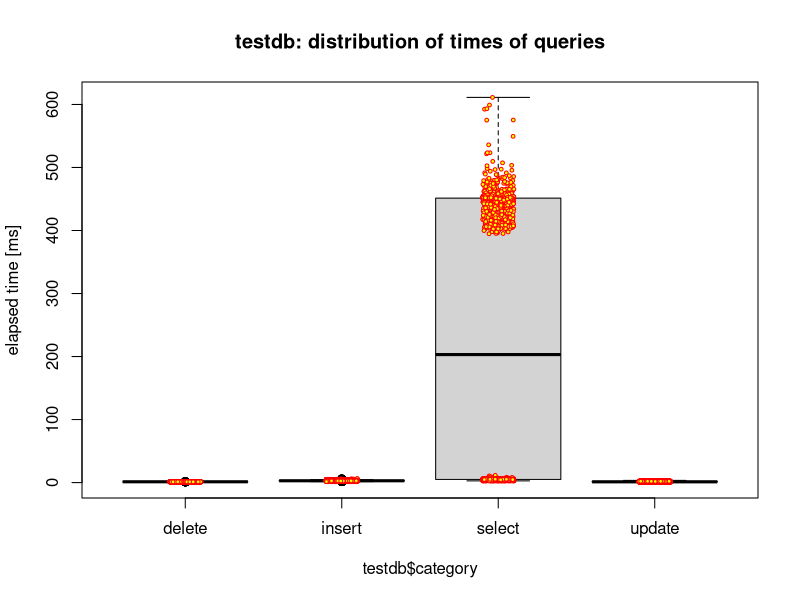
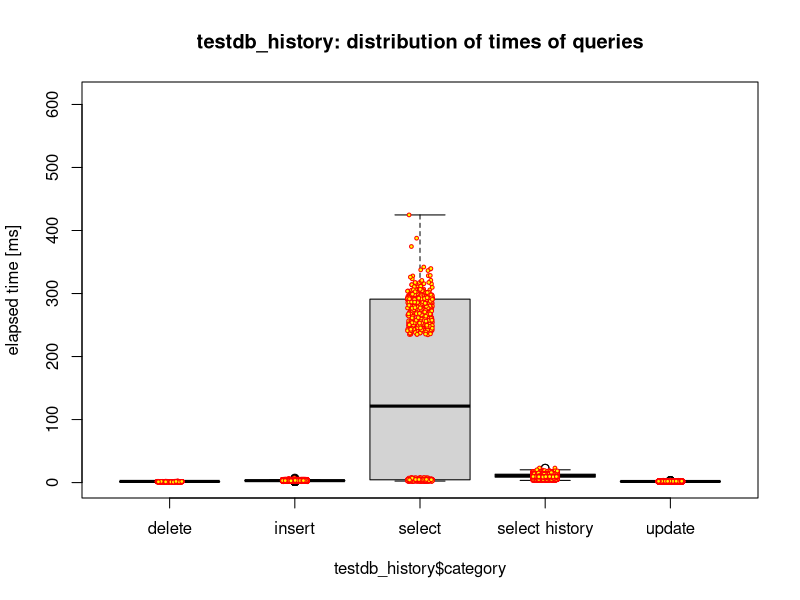
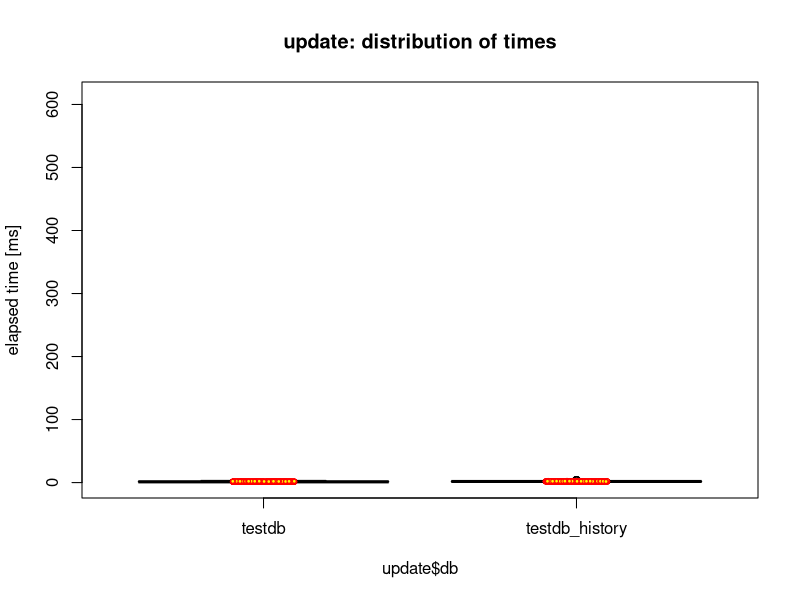
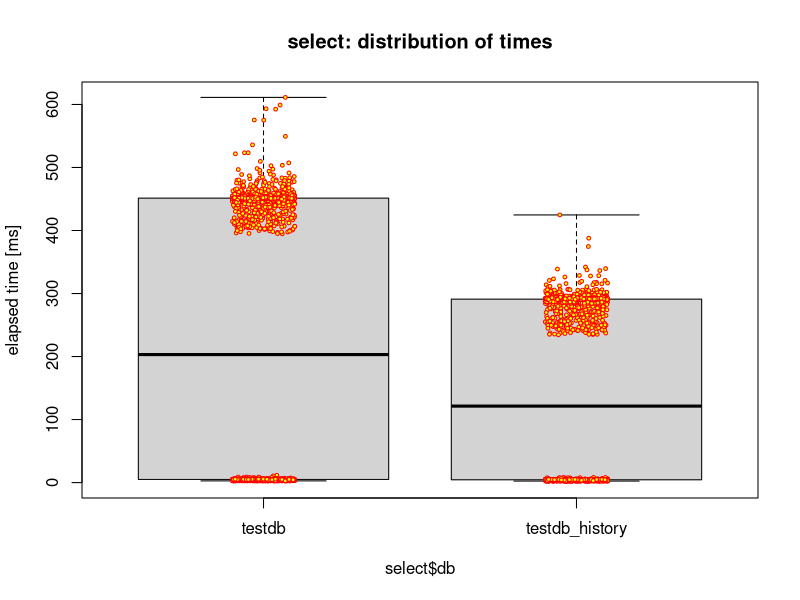
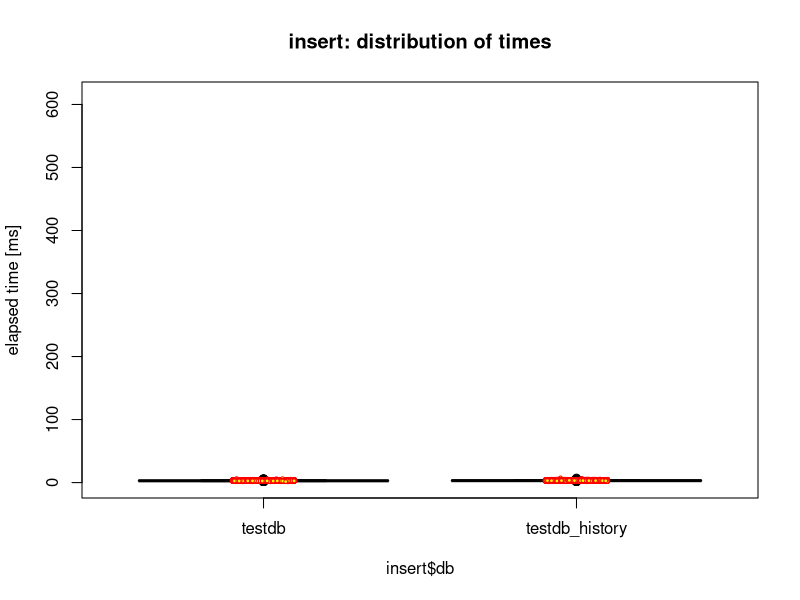
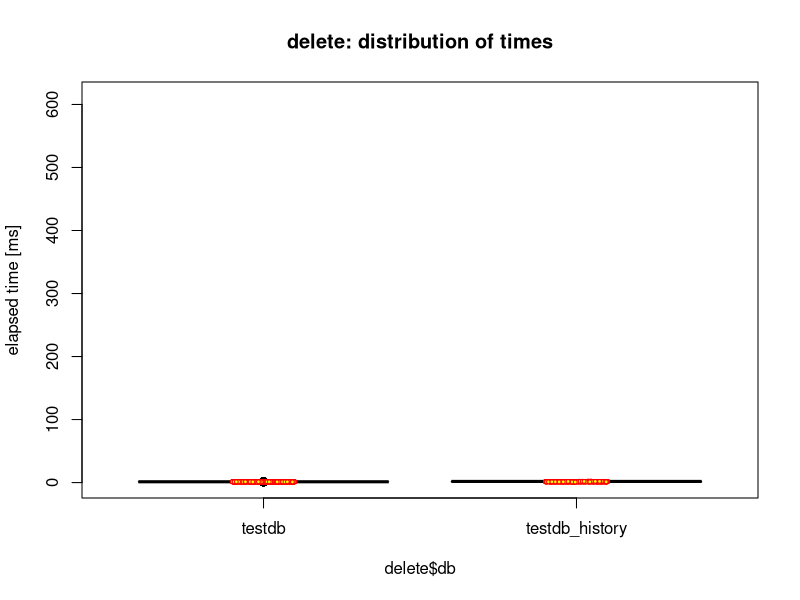
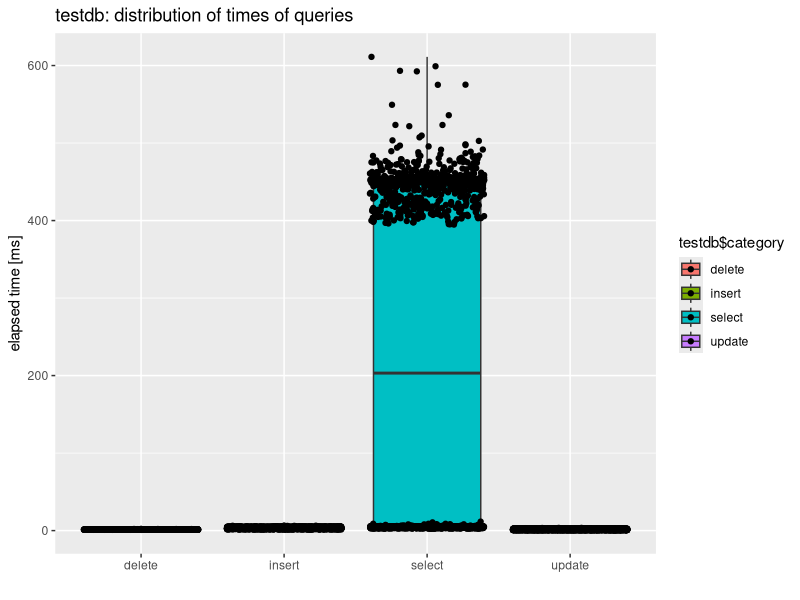
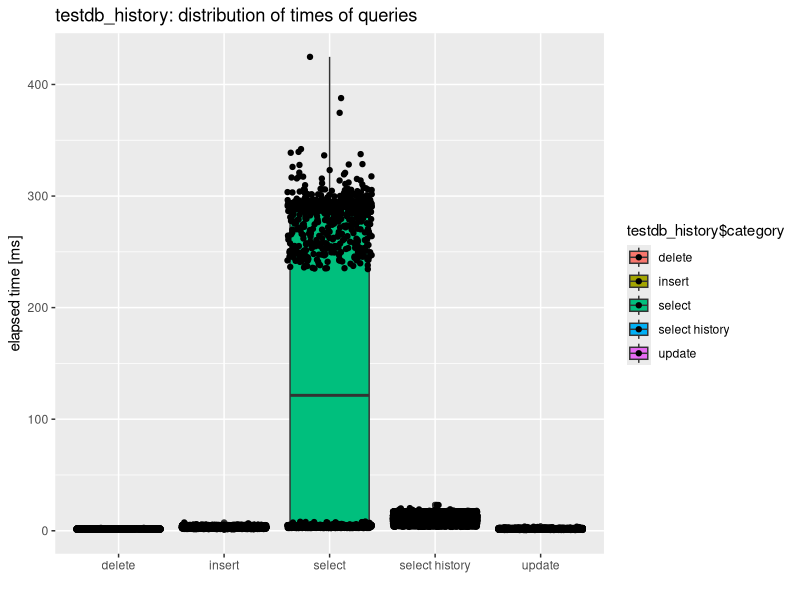

Write the R code that produced these figures, in order.
library("ggplot2")
setwd("C:/Users/windows_sucks/temporal_databases/testdb_tests/testdb_test_results")

test <- read.csv (file = "test_results_1000.csv", header = FALSE, sep = ",", dec = ".")
str(test)
table <- data.frame (db=test$V1, category=test$V2, query=test$V3, iteration=test$V4, time=test$V5)
table
table$category[ grepl("ts_", table$query) ] <- "select"

# by db
testdb <- table[table$db == "testdb", ]
testdb_history <- table[table$db == "testdb_history", ]
# without select history
testdb_history_exclude_select_history <- testdb_history[ testdb_history$category != "select history", ]

# by select
testdb_select <- testdb[testdb$category == "select", ]
mean (testdb_select$time)
testdb_history_select <- testdb_history[ testdb_history$category == "select", ]
mean (testdb_history_select$time)

select <- table[ table$category == "select", ]
# by select history
testdb_history_select_history <- testdb_history[ testdb_history$category == "select history", ]
mean (testdb_history_select_history$time)
# by insert
testdb_insert <- testdb[testdb$category == "insert", ]
mean (testdb_insert$time)
testdb_history_insert <- testdb_history[testdb_history$category == "insert", ]
mean (testdb_history_insert$time)

insert <- table[table$category == "insert", ]
# by update
testdb_update <- testdb[testdb$category == "update", ]
mean (testdb_update$time)
testdb_history_update <- testdb_history[testdb_history$category == "update", ]
mean (testdb_history_update$time)

update <- table[table$category == "update", ]
# by delete
testdb_delete <- testdb[testdb$category == "delete", ]
mean (testdb_delete$time)
testdb_history_delete <- testdb_history[testdb_history$category == "delete", ]
mean (testdb_history_delete$time)

delete <- table[table$category == "delete", ]
# nrow() je rovnaky

# avg
mean (testdb$time)
mean (testdb_history$time)
# rozpyl a smerodatna odchylka
rozptyl <- mean (testdb$time^2) - mean (testdb$time)^2
rozptyl
rozptyl_history <- mean (testdb_history$time^2) - mean (testdb_history$time)^2
rozptyl_history
smerodatna_odchylka <- sqrt (rozptyl)
smerodatna_odchylka
smerodatna_odchylka_history <- sqrt (rozptyl_history)
smerodatna_odchylka_history
#median
median(testdb$time)
median(testdb_history$time)


# elapsed time over query categories
boxplot(testdb$time ~ testdb$category, ylab='elapsed time [ms]', ylim = c(0, max(table$time)), main = "testdb: distribution of times of queries")
stripchart (testdb$time ~ testdb$category, vertical = TRUE, method = "jitter", pch = 21, col = "red", bg = "yellow", cex = 0.5, add = TRUE)

boxplot(testdb_history$time ~ testdb_history$category, ylab='elapsed time [ms]', ylim = c(0, max(table$time)), main = "testdb_history: distribution of times of queries")
stripchart (testdb_history$time ~ testdb_history$category, vertical = TRUE, method = "jitter", pch = 21, col = "red", bg = "yellow", cex = 0.5, add = TRUE)

# elapsed time over updates
boxplot(update$time ~ update$db, ylab='elapsed time [ms]', ylim = c(0, max(table$time)), main = "update: distribution of times")
stripchart (update$time ~ update$db, vertical = TRUE, method = "jitter", pch = 21, col = "red", bg = "yellow", cex = 0.5, add = TRUE)

# elapsed time over selects
boxplot(select$time ~ select$db, ylab='elapsed time [ms]', ylim = c(0, max(table$time)), main = "select: distribution of times")
stripchart (select$time ~ select$db, vertical = TRUE, method = "jitter", pch = 21, col = "red", bg = "yellow", cex = 0.5, add = TRUE)

# elapsed time over inserts
boxplot(insert$time ~ insert$db, ylab='elapsed time [ms]', ylim = c(0, max(table$time)), main = "insert: distribution of times")
stripchart (insert$time ~ insert$db, vertical = TRUE, method = "jitter", pch = 21, col = "red", bg = "yellow", cex = 0.5, add = TRUE)

# elapsed time over deletes
boxplot(delete$time ~ delete$db, ylab='elapsed time [ms]', ylim = c(0, max(table$time)), main = "delete: distribution of times")
stripchart (delete$time ~ delete$db, vertical = TRUE, method = "jitter", pch = 21, col = "red", bg = "yellow", cex = 0.5, add = TRUE)

########################################################################################################
# krajsie boxploty
qplot(testdb$category, testdb$time, data=testdb, geom=c("boxplot", "jitter"), 
      fill=testdb$category, main="testdb: distribution of times of queries",
      xlab="", ylab="elapsed time [ms]")

qplot(testdb_history$category, testdb_history$time, data=testdb_history, geom=c("boxplot", "jitter"), 
      fill=testdb_history$category, main="testdb_history: distribution of times of queries",
      xlab="", ylab="elapsed time [ms]")

# elapsed time over updates
qplot(update$db, update$time, data = update, ylab='elapsed time [ms]', main = "update: distribution of times", 
      geom=c("boxplot", "jitter"), fill=update$db)

# elapsed time over selects
qplot(select$db, select$time, data = select, ylab='elapsed time [ms]', main = "select: distribution of times", 
      geom=c("boxplot", "jitter"), fill=select$db)

# elapsed time over inserts
qplot(insert$db, insert$time, data = insert, ylab='elapsed time [ms]', main = "insert: distribution of times", 
      geom=c("boxplot", "jitter"), fill=insert$db)

# elapsed time over deletes
qplot(delete$db, delete$time, data = delete, ylab='elapsed time [ms]', main = "delete: distribution of times", 
      geom=c("boxplot", "jitter"), fill=delete$db)


# farebne histogramy

ggplot(data=testdb, aes(testdb$time)) + 
  geom_histogram( breaks=seq(min(table$time), max(table$time), by =0.5), 
                 col="red", 
                 aes(fill=..count..)) +
  scale_fill_gradient("Count", low = "green", high = "red")

ggplot(data=testdb_history, aes(testdb_history$time)) + 
  geom_histogram( breaks=seq(min(table$time), max(table$time), by =0.5), 
                  col="red", 
                  aes(fill=..count..)) +
  scale_fill_gradient("Count", low = "green", high = "red")

ggplot(data=testdb_history_exclude_select_history, aes(testdb_history_exclude_select_history$time)) + 
  geom_histogram( breaks=seq(min(table$time), max(table$time), by =0.5), 
                  col="red", 
                  aes(fill=..count..)) +
  scale_fill_gradient("Count", low = "green", high = "red")

# histogramy s rovnakou y osou
n <- 3000

ggplot(data=testdb, aes(testdb$time)) + 
  geom_histogram(breaks=seq(min(table$time), max(table$time), by = 0.5), 
                 col="red", 
                 aes(fill=..count..), 
                 alpha = 1) + 
  scale_fill_gradient("Count", low = "green", high = "red") +
  labs(title="Histogram for testdb") +
  labs(x="time", y="Count") + 
  xlim(c(0,max(table$time))) +
  ylim(c(0,n))

ggplot(data=testdb_history, aes(testdb_history$time)) + 
  geom_histogram(breaks=seq(min(table$time), max(table$time), by = 0.5), 
                 col="red", 
                 aes(fill=..count..), 
                 alpha = 1) + 
  scale_fill_gradient("Count", low = "green", high = "red") +
  labs(title="Histogram for testdb_history") +
  labs(x="time", y="Count") + 
  xlim(c(0,max(table$time))) +
  ylim(c(0,n))

ggplot(data=testdb_history_exclude_select_history, aes(testdb_history_exclude_select_history$time)) + 
  geom_histogram(breaks=seq(min(table$time), max(table$time), by = 0.5), 
                 col="red", 
                 aes(fill=..count..), 
                 alpha = 1) + 
  scale_fill_gradient("Count", low = "green", high = "red") +
  labs(title="Histogram for testdb_history excluding qieries: select history") +
  labs(x="time", y="Count") + 
  xlim(c(0,max(table$time))) +
  ylim(c(0,n))
